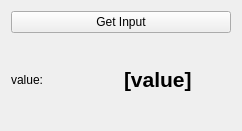
<?xml version="1.0" encoding="UTF-8"?>
<ui version="4.0">
 <class>Widget</class>
 <widget class="QWidget" name="Widget">
  <property name="geometry">
   <rect>
    <x>0</x>
    <y>0</y>
    <width>242</width>
    <height>131</height>
   </rect>
  </property>
  <property name="windowTitle">
   <string>Form</string>
  </property>
  <layout class="QVBoxLayout" name="verticalLayout">
   <item>
    <widget class="QPushButton" name="get_input_button">
     <property name="text">
      <string>Get Input</string>
     </property>
    </widget>
   </item>
   <item>
    <layout class="QHBoxLayout" name="horizontalLayout">
     <item>
      <widget class="QLabel" name="label">
       <property name="text">
        <string>value:</string>
       </property>
      </widget>
     </item>
     <item>
      <widget class="QLabel" name="value_label">
       <property name="font">
        <font>
         <pointsize>16</pointsize>
         <bold>true</bold>
        </font>
       </property>
       <property name="text">
        <string>[value]</string>
       </property>
      </widget>
     </item>
    </layout>
   </item>
  </layout>
 </widget>
 <resources/>
 <connections/>
</ui>
